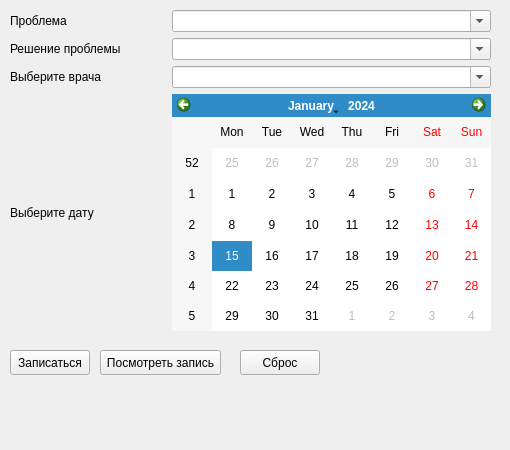
<?xml version="1.0" encoding="UTF-8"?>
<ui version="4.0">
 <class>CauseOfPain</class>
 <widget class="QWidget" name="CauseOfPain">
  <property name="geometry">
   <rect>
    <x>0</x>
    <y>0</y>
    <width>510</width>
    <height>450</height>
   </rect>
  </property>
  <property name="windowTitle">
   <string>Form</string>
  </property>
  <widget class="QPushButton" name="signUp">
   <property name="geometry">
    <rect>
     <x>10</x>
     <y>350</y>
     <width>80</width>
     <height>25</height>
    </rect>
   </property>
   <property name="text">
    <string>Записаться</string>
   </property>
  </widget>
  <widget class="QWidget" name="gridLayoutWidget">
   <property name="geometry">
    <rect>
     <x>10</x>
     <y>10</y>
     <width>481</width>
     <height>321</height>
    </rect>
   </property>
   <layout class="QGridLayout" name="gridLayout">
    <item row="1" column="0">
     <widget class="QLabel" name="decision">
      <property name="text">
       <string>Решение проблемы</string>
      </property>
     </widget>
    </item>
    <item row="0" column="0">
     <widget class="QLabel" name="problem">
      <property name="text">
       <string>Проблема</string>
      </property>
     </widget>
    </item>
    <item row="5" column="0">
     <widget class="QLabel" name="date">
      <property name="text">
       <string>Выберите дату</string>
      </property>
     </widget>
    </item>
    <item row="4" column="0">
     <widget class="QLabel" name="doctor">
      <property name="text">
       <string>Выберите врача</string>
      </property>
     </widget>
    </item>
    <item row="5" column="1" colspan="2">
     <widget class="QCalendarWidget" name="date_push"/>
    </item>
    <item row="4" column="1" colspan="2">
     <widget class="QComboBox" name="doc">
      <property name="editable">
       <bool>true</bool>
      </property>
      <item>
       <property name="text">
        <string/>
       </property>
      </item>
      <item>
       <property name="text">
        <string>Дмитриева А.Г</string>
       </property>
      </item>
      <item>
       <property name="text">
        <string>Федоров О.Н</string>
       </property>
      </item>
      <item>
       <property name="text">
        <string>Иванов А.И</string>
       </property>
      </item>
      <item>
       <property name="text">
        <string>Васильев А.А</string>
       </property>
      </item>
      <item>
       <property name="text">
        <string/>
       </property>
      </item>
     </widget>
    </item>
    <item row="1" column="1" colspan="2">
     <widget class="QComboBox" name="dec">
      <property name="editable">
       <bool>true</bool>
      </property>
      <item>
       <property name="text">
        <string/>
       </property>
      </item>
      <item>
       <property name="text">
        <string>Записаться на удаление зуба</string>
       </property>
      </item>
      <item>
       <property name="text">
        <string>Записаться на осмотр</string>
       </property>
      </item>
     </widget>
    </item>
    <item row="0" column="1" colspan="2">
     <widget class="QComboBox" name="prob">
      <property name="editable">
       <bool>true</bool>
      </property>
      <item>
       <property name="text">
        <string/>
       </property>
      </item>
      <item>
       <property name="text">
        <string>Болит зуб мудрости</string>
       </property>
      </item>
      <item>
       <property name="text">
        <string>Болит зуб</string>
       </property>
      </item>
      <item>
       <property name="text">
        <string>Записаться на осмотр</string>
       </property>
      </item>
     </widget>
    </item>
   </layout>
  </widget>
  <widget class="QLabel" name="True">
   <property name="geometry">
    <rect>
     <x>10</x>
     <y>400</y>
     <width>211</width>
     <height>21</height>
    </rect>
   </property>
   <property name="styleSheet">
    <string notr="true">color: rgb(17, 255, 0);</string>
   </property>
   <property name="text">
    <string/>
   </property>
  </widget>
  <widget class="QLabel" name="False">
   <property name="geometry">
    <rect>
     <x>10</x>
     <y>420</y>
     <width>211</width>
     <height>16</height>
    </rect>
   </property>
   <property name="styleSheet">
    <string notr="true">color: rgb(255, 0, 0);</string>
   </property>
   <property name="text">
    <string/>
   </property>
  </widget>
  <widget class="QPushButton" name="Check">
   <property name="geometry">
    <rect>
     <x>100</x>
     <y>350</y>
     <width>121</width>
     <height>25</height>
    </rect>
   </property>
   <property name="text">
    <string>Посмотреть запись</string>
   </property>
  </widget>
  <widget class="QPushButton" name="reset">
   <property name="geometry">
    <rect>
     <x>240</x>
     <y>350</y>
     <width>80</width>
     <height>25</height>
    </rect>
   </property>
   <property name="text">
    <string>Сброс</string>
   </property>
  </widget>
 </widget>
 <resources/>
 <connections/>
</ui>
